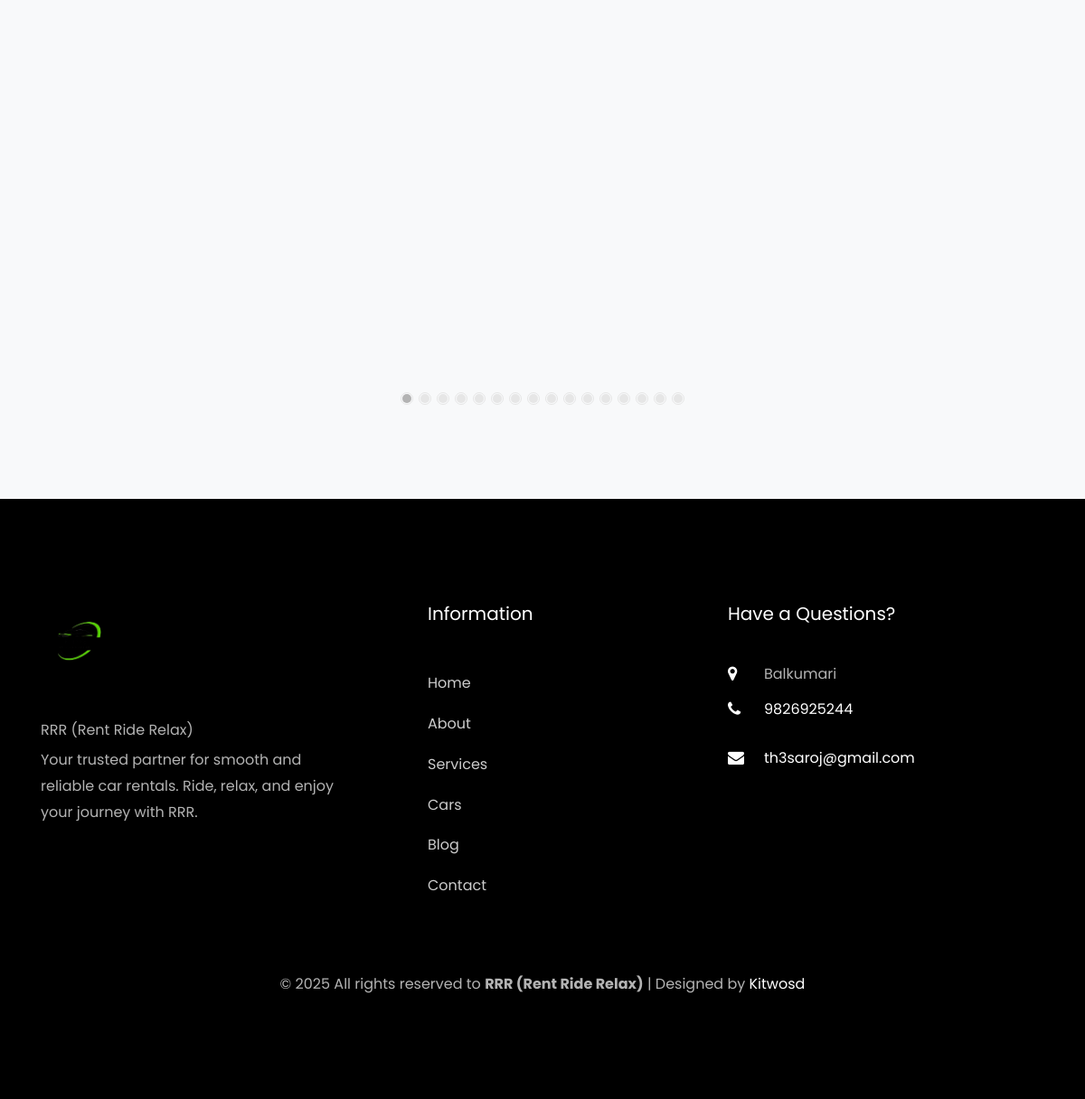
Before: / (lower part) with the older database file.
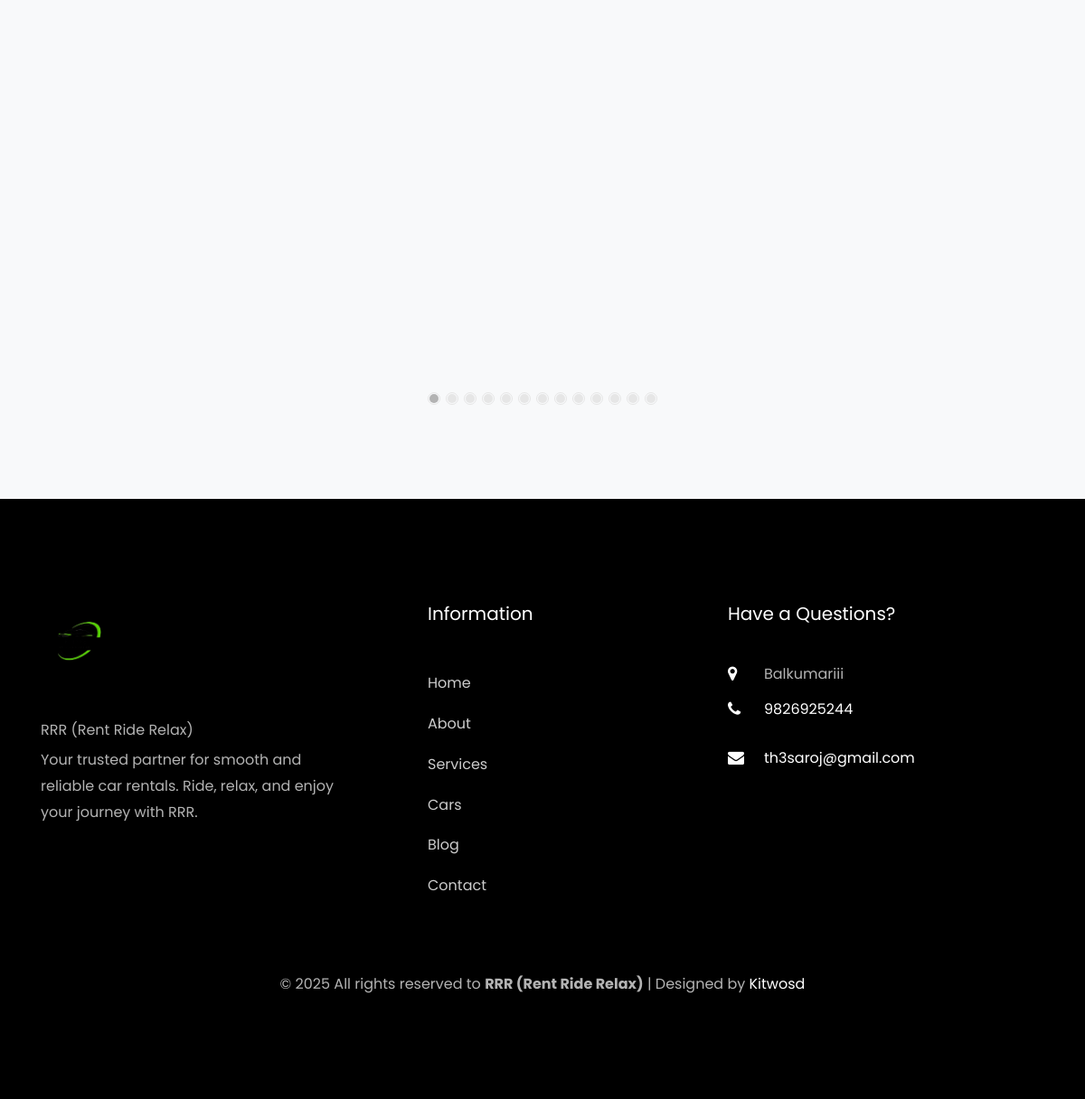
After: the same page with the newer database file.
### app/models.py (models this page shows, shortened)
class ContactDetail(models.Model):
    address = models.CharField(max_length=255)
    phone = models.CharField(max_length=20)
    email = models.EmailField()
    twitter = models.URLField(blank=True, null=True)
    facebook = models.URLField(blank=True, null=True)
    instagram = models.URLField(blank=True, null=True)

### app/views.py (the view, shortened to what this page needs)
# urls.py: path('', views.index, name='index'),
def index(request):
    admin_vehicles = Vehicle.objects.all()
    for v in admin_vehicles:
        v.car_type = 'admin'
    user_vehicles = CarRentalRequest.objects.filter(status='accepted')
    for u in user_vehicles:
        u.car_type = 'user'
    vehicles = list(chain(admin_vehicles, user_vehicles))
    index_content = Index.objects.last()
    context = {
        'vehicles': vehicles,
        'index': index_content
    }
    return render(request, 'frontend/index.html', context)

### app/context_processors.py (called while the page is built)
def contact_detail(request):
    detail = ContactDetail.objects.first()
    return {'contact_detail': detail}

### templates/frontend/index.html (shortened to what this page needs)
{% extends 'base/base.html' %}
{% load static %}
{% block content %}
<section class="ftco-section ftco-no-pt bg-light">
  <div class="container">
    <div class="row">
      <div class="col-md-12">
        <div class="carousel-car owl-carousel">
          {% for vehicle in vehicles %}
          <div class="item">
          </div>
          {% empty %}
            <p>No vehicles found.</p>
          {% endfor %}
        </div>
      </div>
    </div>
  </div>
</section>
<link rel="stylesheet" href="https://cdnjs.cloudflare.com/ajax/libs/magnific-popup.js/1.1.0/magnific-popup.min.css">
{% endblock %}

### templates/base/base.html (shortened to what this page needs)
{% load static %}
<!DOCTYPE html>
<html lang="en">
<head>
  <link rel="stylesheet" href="{% static 'css/open-iconic-bootstrap.min.css' %}">
  <link rel="stylesheet" href="{% static 'css/animate.css' %}">
  <link rel="stylesheet" href="{% static 'css/owl.carousel.min.css' %}">
  <link rel="stylesheet" href="{% static 'css/owl.theme.default.min.css' %}">
  <link rel="stylesheet" href="{% static 'css/magnific-popup.css' %}">
  <link rel="stylesheet" href="{% static 'css/aos.css' %}">
  <link rel="stylesheet" href="{% static 'css/ionicons.min.css' %}">
  <link rel="stylesheet" href="{% static 'css/bootstrap-datepicker.css' %}">
  <link rel="stylesheet" href="{% static 'css/jquery.timepicker.css' %}">
  <link rel="stylesheet" href="{% static 'css/flaticon.css' %}">
  <link rel="stylesheet" href="{% static 'css/icomoon.css' %}">
  <link rel="stylesheet" href="{% static 'css/style.css' %}">
</head>
<body>
  <main>
    {% block content %}
    {% endblock %}
  </main>
<footer class="ftco-footer ftco-bg-dark ftco-section">
  <div class="container">
    <div class="row mb-5">
      <div class="col-md">
        <div class="ftco-footer-widget mb-4">
          <h2 class="ftco-heading-2">
            <img src="{% static 'images/logo.png' %}" alt="Carbook Logo" style="max-height: 90px;">
          </h2>
          <p class="fw-bold mb-1">RRR (Rent Ride Relax)</p>
          <p class="mb-3 fst-italic">
            Your trusted partner for smooth and reliable car rentals. Ride, relax, and enjoy your journey with RRR.
          </p>
          <ul class="ftco-footer-social list-unstyled d-flex gap-3">
          </ul>
        </div>
      </div>
      <div class="col-md">
        <div class="ftco-footer-widget mb-4 ml-md-5">
          <h2 class="ftco-heading-2">Information</h2>
          <ul class="list-unstyled">
            <li><a href="{% url 'index' %}" class="py-2 d-block">Home</a></li>
            <li><a href="{% url 'about' %}" class="py-2 d-block">About</a></li>
            <li><a href="{% url 'servicess' %}" class="py-2 d-block">Services</a></li>
            <li><a href="{% url 'car' %}" class="py-2 d-block">Cars</a></li>
            <li><a href="{% url 'blog_list' %}" class="py-2 d-block">Blog</a></li>
            <li><a href="{% url 'contact' %}" class="py-2 d-block">Contact</a></li>
          </ul>
        </div>
      </div>
      <div class="col-md">
        <div class="ftco-footer-widget mb-4">
          <h2 class="ftco-heading-2">Have a Questions?</h2>
          <div class="block-23 mb-3">
            <ul>
              {% if contact_detail and contact_detail.address %}
              <li>
                <span class="icon icon-map-marker"></span>
                <span class="text">{{ contact_detail.address }}</span>
              </li>
              {% endif %}
              {% if contact_detail and contact_detail.phone %}
              <li>
                <a href="tel:{{ contact_detail.phone }}">
                  <span class="icon icon-phone"></span>
                  <span class="text">{{ contact_detail.phone }}</span>
                </a>
              </li>
              {% endif %}
              {% if contact_detail and contact_detail.email %}
              <li>
                <a href="mailto:{{ contact_detail.email }}">
                  <span class="icon icon-envelope"></span>
                  <span class="text">{{ contact_detail.email }}</span>
                </a>
              </li>
              {% endif %}
            </ul>
          </div>
        </div>
      </div>
    </div>
    <div class="row">
      <div class="col-md-12 text-center">
        <p class="mb-0">
          &copy; <script>document.write(new Date().getFullYear());</script> All rights reserved to
          <strong>RRR (Rent Ride Relax)</strong> | Designed by
          <a href="https://kitwosd.com" target="_blank" rel="noopener noreferrer" class="text-white text-decoration-underline">Kitwosd</a>
        </p>
      </div>
    </div>
  </div>
</footer>
</body>
</html>

Changed rows visible on the page:
changed ContactDetail "th3saroj@gmail.com": address "Balkumari" → "Balkumariii"
